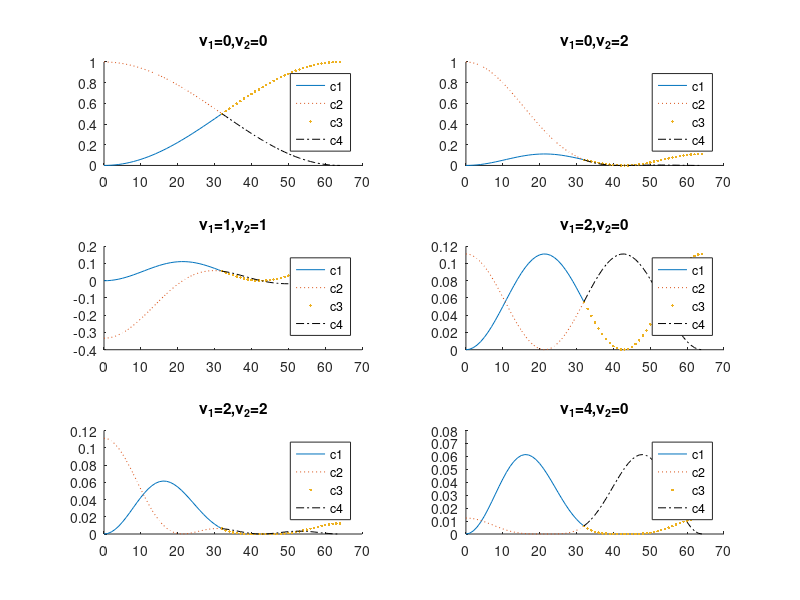

Reproduce this figure in MATLAB.
x1=(0:1:32);
x2=(32:1:64);
n1=0;
n2=0;
c1=(1-(4/3)*sin(x1*pi/128).^2).^(n1+n2).*sin(x1*pi/128).^2;
c3=(1-(4/3)*cos(x1*pi/128).^2).^(n1).*(1-(4/3)*sin(x1*pi/128).^2).^(n2).*cos(x1*pi/128).^2;
c2=(1-(4/3)*sin(x2*pi/128).^2).^(n2).*(1-(4/3)*cos(x2*pi/128).^2).^(n1).*cos(x2*pi/128).^2;
c4=(1-(4/3)*sin(x2*pi/128).^2).^(n1+n2).*sin(x2*pi/128).^2;
figure
subplot(3,2,1)
title('\nu_1=0,\nu_2=0')
hold on
plot(x1,c1,"-")
hold on
plot(x1,c3,":")
hold on
plot(x2,c4,".")
hold on
plot(x2,c2,"k-.")
legend('c1','c2','c3','c4')
n1=0;
n2=2;
c1=(1-(4/3)*sin(x1*pi/128).^2).^(n1+n2).*sin(x1*pi/128).^2;
c3=(1-(4/3)*cos(x1*pi/128).^2).^(n1).*(1-(4/3)*sin(x1*pi/128).^2).^(n2).*cos(x1*pi/128).^2;
c2=(1-(4/3)*sin(x2*pi/128).^2).^(n2).*(1-(4/3)*cos(x2*pi/128).^2).^(n1).*cos(x2*pi/128).^2;
c4=(1-(4/3)*sin(x2*pi/128).^2).^(n1+n2).*sin(x2*pi/128).^2;
subplot(3,2,2)
title('\nu_1=0,\nu_2=2')
hold on
plot(x1,c1,"-")
hold on
plot(x1,c3,":")
hold on
plot(x2,c4,".")
hold on
plot(x2,c2,"k-.")
legend('c1','c2','c3','c4')
n1=1;
n2=1;
c1=(1-(4/3)*sin(x1*pi/128).^2).^(n1+n2).*sin(x1*pi/128).^2;
c3=(1-(4/3)*cos(x1*pi/128).^2).^(n1).*(1-(4/3)*sin(x1*pi/128).^2).^(n2).*cos(x1*pi/128).^2;
c2=(1-(4/3)*sin(x2*pi/128).^2).^(n2).*(1-(4/3)*cos(x2*pi/128).^2).^(n1).*cos(x2*pi/128).^2;
c4=(1-(4/3)*sin(x2*pi/128).^2).^(n1+n2).*sin(x2*pi/128).^2;
subplot(3,2,3)
title('\nu_1=1,\nu_2=1')
hold on
plot(x1,c1,"-")
hold on
plot(x1,c3,":")
hold on
plot(x2,c4,".")
hold on
plot(x2,c2,"k-.")
legend('c1','c2','c3','c4')
hold on
n1=2;
n2=0;
c1=(1-(4/3)*sin(x1*pi/128).^2).^(n1+n2).*sin(x1*pi/128).^2;
c3=(1-(4/3)*cos(x1*pi/128).^2).^(n1).*(1-(4/3)*sin(x1*pi/128).^2).^(n2).*cos(x1*pi/128).^2;
c2=(1-(4/3)*sin(x2*pi/128).^2).^(n2).*(1-(4/3)*cos(x2*pi/128).^2).^(n1).*cos(x2*pi/128).^2;
c4=(1-(4/3)*sin(x2*pi/128).^2).^(n1+n2).*sin(x2*pi/128).^2;
subplot(3,2,4)
title('\nu_1=2,\nu_2=0')
hold on
plot(x1,c1,"-")
hold on
plot(x1,c3,":")
hold on
plot(x2,c4,".")
hold on
plot(x2,c2,"k-.")
legend('c1','c2','c3','c4')
hold on
n1=2;
n2=2;
c1=(1-(4/3)*sin(x1*pi/128).^2).^(n1+n2).*sin(x1*pi/128).^2;
c3=(1-(4/3)*cos(x1*pi/128).^2).^(n1).*(1-(4/3)*sin(x1*pi/128).^2).^(n2).*cos(x1*pi/128).^2;
c2=(1-(4/3)*sin(x2*pi/128).^2).^(n2).*(1-(4/3)*cos(x2*pi/128).^2).^(n1).*cos(x2*pi/128).^2;
c4=(1-(4/3)*sin(x2*pi/128).^2).^(n1+n2).*sin(x2*pi/128).^2;
subplot(3,2,5)
title('\nu_1=2,\nu_2=2')
hold on
plot(x1,c1,"-")
hold on
plot(x1,c3,":")
hold on
plot(x2,c4,".")
hold on
plot(x2,c2,"k-.")
legend('c1','c2','c3','c4')
hold on
n1=4;
n2=0;
c1=(1-(4/3)*sin(x1*pi/128).^2).^(n1+n2).*sin(x1*pi/128).^2;
c3=(1-(4/3)*cos(x1*pi/128).^2).^(n1).*(1-(4/3)*sin(x1*pi/128).^2).^(n2).*cos(x1*pi/128).^2;
c2=(1-(4/3)*sin(x2*pi/128).^2).^(n2).*(1-(4/3)*cos(x2*pi/128).^2).^(n1).*cos(x2*pi/128).^2;
c4=(1-(4/3)*sin(x2*pi/128).^2).^(n1+n2).*sin(x2*pi/128).^2;
subplot(3,2,6)
title('\nu_1=4,\nu_2=0')
hold on
plot(x1,c1,"-")
hold on
plot(x1,c3,":")
hold on
plot(x2,c4,".")
hold on
plot(x2,c2,"k-.")
legend('c1','c2','c3','c4')
hold on




